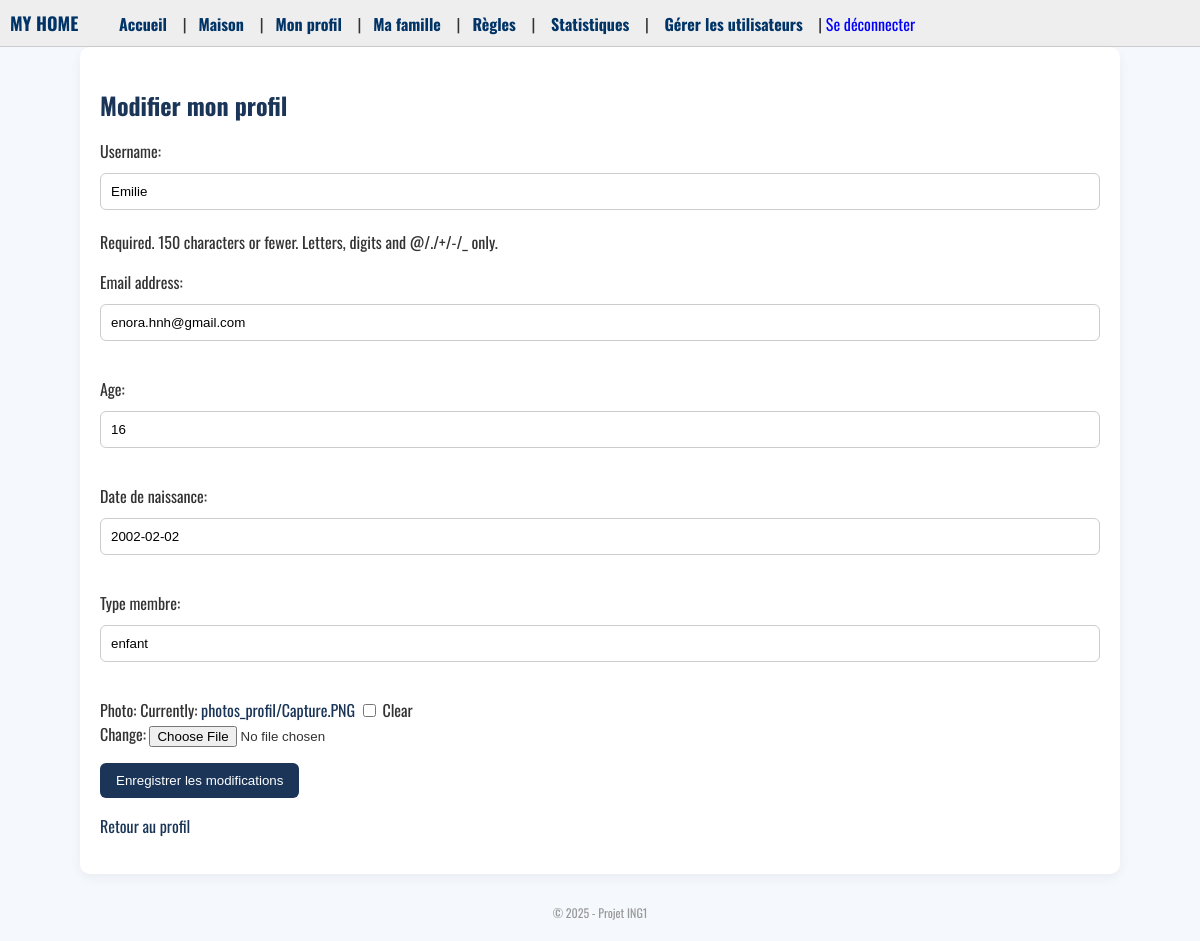
The page /modifier-profil/ (signed in) on the database its author committed.
### users/models.py (models this page shows, shortened)
class User(AbstractUser):
    age = models.IntegerField(null=True, blank=True)
    birth_date = models.DateField(null=True, blank=True)
    type_membre = models.CharField(max_length=50, null=True, blank=True)
    niveau = models.CharField(max_length=15, default="débutant")
    points = models.FloatField(default=0.0)
    photo = models.ImageField(upload_to='photos_profil/', null=True, blank=True)  #
    est_valide = models.BooleanField(default=False)

### users/views.py (the view)
# urls.py: path('modifier-profil/', modifier_profil_view, name='modifier_profil'),
@login_required
def modifier_profil_view(request):
    utilisateur = request.user
    form = RegisterForm(request.POST or None, request.FILES or None, instance=utilisateur)
    if request.method == 'POST' and form.is_valid():
        form.save()
        messages.success(request, "Votre profil a bien été mis à jour.")
        return redirect('profil')
    return render(request, 'modifier_profil.html', {'form': form})

### users/forms.py
class RegisterForm(UserCreationForm):
    class Meta:
        model = User
        fields = [
            'username',
            'email',
            'age',
            'birth_date',
            'type_membre',
            'photo',
            'password1',
            'password2',
        ]
        labels = {
            'username': 'Pseudonyme',
            'email': 'Adresse e-mail',
            'age': 'Âge',
            'birth_date': 'Date de naissance',
            'type_membre': 'Type de membre',
            'photo': 'Photo de profil',
            'password1': 'Mot de passe',
            'password2': 'Confirmation du mot de passe',
        }

### templates/modifier_profil.html (shortened to what this page needs)
{% extends 'base.html' %}
{% block content %}
  <h2>Modifier mon profil</h2>
  <form method="POST" enctype="multipart/form-data">
    {{ form.as_p }}
    <button type="submit">Enregistrer les modifications</button>
  </form>
  <p><a href="{% url 'profil' %}">Retour au profil</a></p>
{% endblock %}

### static/style.css (style rules this page uses)
body { font-family: 'Oswald', sans-serif; background-color: #F5F8FC; color: #333; margin: 0; padding: 0; }
h1, h2, h3 { color: #1A3557; margin-bottom: 10px; }
a { color: #1A3557; text-decoration: none; }
input[type="text"], input[type="email"], input[type="password"], input[type="number"], input[type="date"], select, textarea { width: 100%; padding: 10px; margin: 10px 0 20px; border: 1px solid #ccc; border-radius: 6px; box-sizing: border-box; }
button, .btn { background-color: #1A3557; color: white; padding: 10px 16px; border: none; border-radius: 6px; cursor: pointer; transition: background-color 0.2s ease-in-out; }

### rows shown on the page
User: username "Emilie", email "enora.hnh@gmail.com", age "16", birth_date "2002-02-02", type_membre "enfant"
